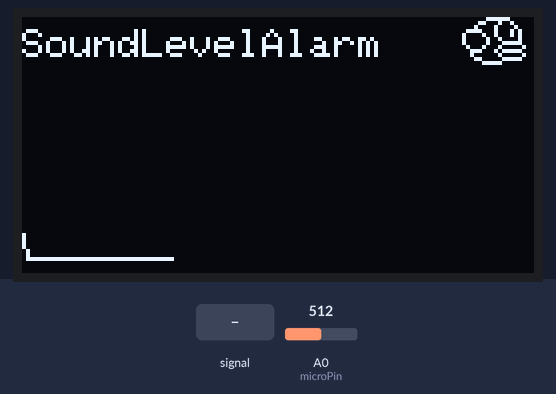
A sketch run on a simulated Arduino Uno, built with avr-gcc and run on an emulated ATmega328P. On the bench: 128×64 one-colour display. Inputs (shaded band) come from the test bench; at power-on: A0 (microPin) = 512. What the sketch prints to the serial monitor is not drawn.

Above: at 3.3 s.
3.4 s: A0 (microPin) fed a 2 Hz sine of ±306 counts around its level
At 3.83 s:
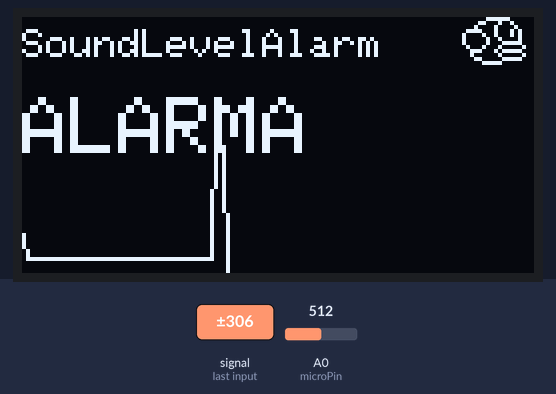
5.5 s: A0 (microPin) fed a 50 Hz sine of ±306 counts around its level
At 5.67 s:
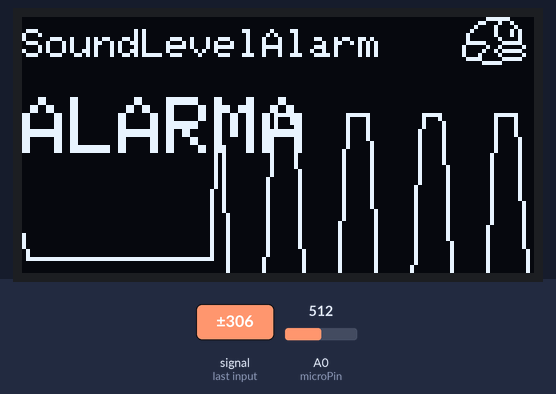
7.0 s: A0 (microPin) set to 716
At 7.18 s:
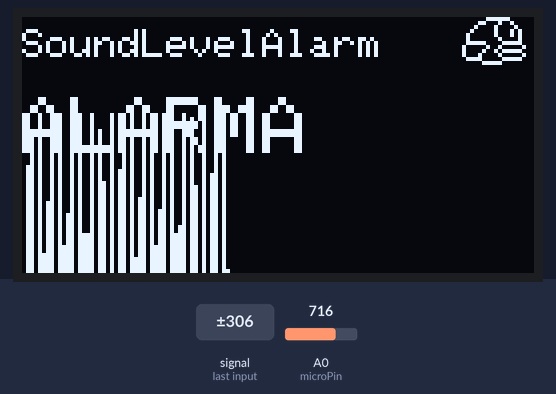
8.5 s: A0 (microPin) set to 511
At 8.93 s:
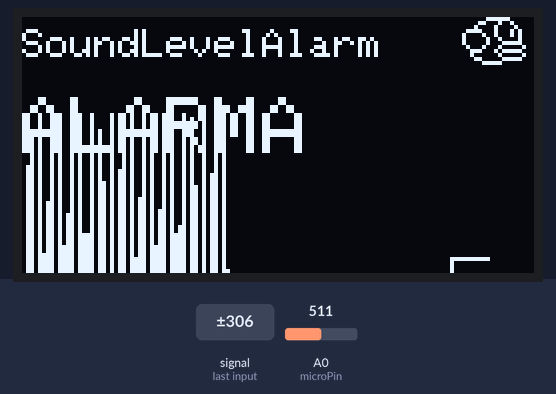
10.2 s: A0 (microPin) set to 306
At 11.11 s:
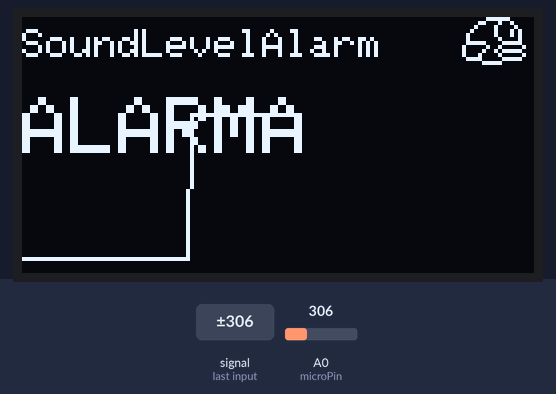
11.7 s: A0 (microPin) fed a 50 Hz sine of ±306 counts around its level
At 13.16 s:
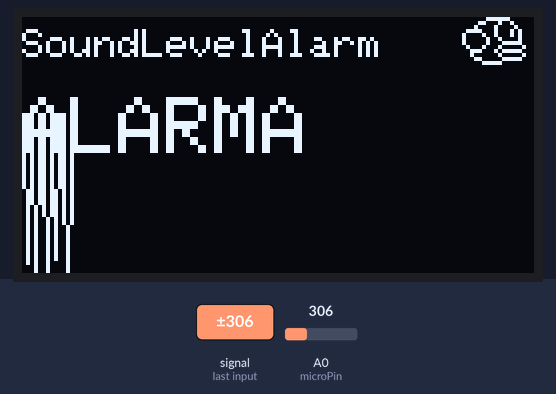
Timing chart, 0 to 14.3 s (numbered marks = the images above; inputs shaded):
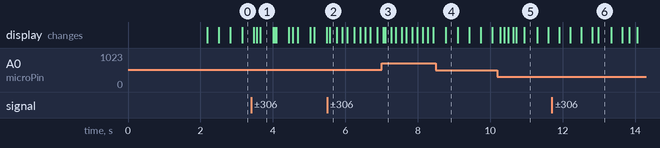

The sketch:

MICRO_OLED_SoundAlarm.ino
```cpp
/* Example for MADE Arduino workshop
Please visit: made-bcn.org/arduino

 Microphone
 --------------------------
  How to connect:
  VCC --> 5V
  GND --> GND
   A0 --> A0

 OLED screen
 --------------------------
 How to connect it:
 GND --> GND
 VCC --> VCC
 SCL --> A4
 SDA --> A5
 --------------------------

*/

#include <SPI.h>
#include <Wire.h>
#include <Adafruit_GFX.h>
#include <Adafruit_SSD1306.h>

#define OLED_RESET 4
Adafruit_SSD1306 display(OLED_RESET);
#define ALARM_LEVEL 20

#if (SSD1306_LCDHEIGHT != 64)
#error("Height incorrect, please fix Adafruit_SSD1306.h!");
#endif

char* myStrings = "ALARMA";

static unsigned char PROGMEM flappybird_frame_1[] = { 0x03, 0xF0, 0x0C, 0x48, 0x10, 0x84, 0x78, 0x8A, 0x84, 0x8A, 0x82, 0x42, 0x82, 0x3E, 0x44, 0x41,0x38, 0xBE, 0x20, 0x41, 0x18, 0x3E, 0x07, 0xC0 };
static unsigned char PROGMEM flappybird_frame_2[] = { 0x03, 0xF0, 0x0C, 0x48, 0x10, 0x84, 0x20, 0x8A, 0x40, 0x8A, 0x40, 0x42, 0x7C, 0x3E, 0x82, 0x41, 0x84, 0xBE, 0x88, 0x41, 0x78, 0x3E, 0x07, 0xC0 };

static const int numReadings = 23;      // Number of filter samples
const int microPin = 0;      // Arduino pin number for micro

int valMicRef = 0;
int valMic = 0;

int x = 0;
int valMicPrev = SSD1306_LCDHEIGHT - 10;
int frameCount = 0;

void setup() {

  // by default, we'll generate the high voltage from the 3.3v line internally! (neat!)
  display.begin(SSD1306_SWITCHCAPVCC, 0x3C);  // initialize with the I2C addr 0x3D (for the 128x64)
  // init done

  // Clear the buffer. As we are using adafruit lib buffer contains it's logo
  display.clearDisplay();
  display.display();

  Serial.begin(9600);

  int analogValues[numReadings];
  int readingNumber;
  // Read numReadings and save the value on analogValues array
  for (readingNumber = 0; readingNumber < numReadings; readingNumber++) {
    //get the reading:
    analogValues[readingNumber] = analogRead(microPin);
    // increment the counter:
    readingNumber++;
  }

  // Sort analogValuee Array
  int out, in, swapper;
  for(out=0 ; out < numReadings; out++) {  // outer loop
    for(in=out; in<(numReadings-1); in++)  {  // inner loop
      if( analogValues[in] > analogValues[in+1] ) {   // out of order?
        // swap them:
        swapper = analogValues[in];
        analogValues [in] = analogValues[in+1];
        analogValues[in+1] = swapper;
      }
    }
  }
  int median = 0;
  median = analogValues[numReadings / 2];

  byte i = 0;
  int total = 0;
  int average = 0;
  for (i = 0; i< numReadings; i++) {
    total = total + analogValues[i];
  }

  average = total/numReadings;

  // print the results:
  // print the array, nicely ASCII-formatted:
  i = 0;
  Serial.print("Array: [");
  for (i = 0; i < numReadings; i++) {
    Serial.print(analogValues[i], DEC);
    Serial.print (", ");
  }
  Serial.println("]\r\n");
  // average the array:
  Serial.print(" Average = ");
  Serial.print(average, DEC);
  Serial.print("\tMedian = ");
  Serial.println(median, DEC);
  delay(2000);

  // Display a fancy text
  display.setTextSize(1);
  display.setTextColor(WHITE);
  display.setCursor(0,3);
  display.println("SoundLevelAlarm");

  valMicRef = median;
  // valMicRef = average;

}

void loop() {

  valMic = analogRead(A0);              // read the micro input pin
  int valMicCor = valMicRef - valMic;   // Remove offset

  int y = map(valMicCor, 0, 100, 60, 40);

  if(y < ALARM_LEVEL){
   display.setTextSize(2);
   display.setTextColor(WHITE);
   display.setCursor(0,20);
   display.print(myStrings);
   Serial.println(myStrings);
  }

  if(y < 24){
   y = 24;
  }
  display.drawLine(x, valMicPrev, x+1, y, WHITE);

  valMicPrev = y;
  x++;

  if (x > SSD1306_LCDWIDTH){
     // Preparamos el display
    display.fillRect(0, 14, 128, 50, BLACK);
    x = 0;
  }

  // Draw a nice bird
  display.fillRect(110, 0, 126, 12, BLACK);
  if (frameCount < 5) {
    display.drawBitmap(110, 0, flappybird_frame_1, 16, 12, WHITE);
  }
  else {
    display.drawBitmap(110, 0, flappybird_frame_2, 16, 12, WHITE);
  }
  // Move the bird
  frameCount++;
  if (frameCount > 10){
    frameCount =0;
  }

  display.display();
}
```

Measured:
- after the input at 3.4 s, the display: first changes after 0.07 s (image 1 shows a later state)
